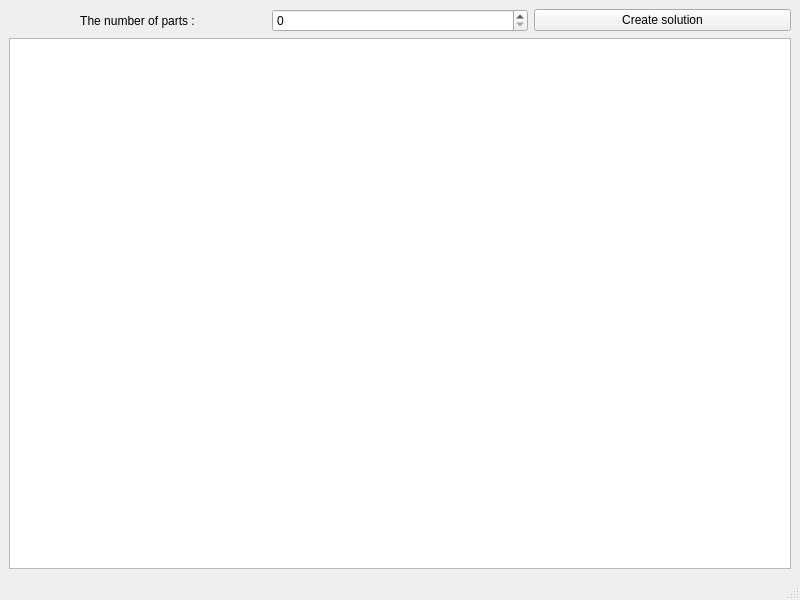
<?xml version="1.0" encoding="UTF-8"?>
<ui version="4.0">
 <class>MainWindow</class>
 <widget class="QMainWindow" name="MainWindow">
  <property name="geometry">
   <rect>
    <x>0</x>
    <y>0</y>
    <width>800</width>
    <height>600</height>
   </rect>
  </property>
  <property name="windowTitle">
   <string>MainWindow</string>
  </property>
  <widget class="QWidget" name="centralwidget">
   <layout class="QVBoxLayout" name="verticalLayout">
    <item>
     <layout class="QHBoxLayout" name="horizontalLayout">
      <item>
       <widget class="QLabel" name="label">
        <property name="text">
         <string>The number of parts :</string>
        </property>
        <property name="alignment">
         <set>Qt::AlignCenter</set>
        </property>
       </widget>
      </item>
      <item>
       <widget class="QSpinBox" name="spinBox"/>
      </item>
      <item>
       <widget class="QPushButton" name="pushButton">
        <property name="text">
         <string>Create solution</string>
        </property>
       </widget>
      </item>
     </layout>
    </item>
    <item>
     <widget class="QTextEdit" name="textEdit"/>
    </item>
   </layout>
  </widget>
  <widget class="QMenuBar" name="menubar">
   <property name="geometry">
    <rect>
     <x>0</x>
     <y>0</y>
     <width>800</width>
     <height>26</height>
    </rect>
   </property>
  </widget>
  <widget class="QStatusBar" name="statusbar"/>
 </widget>
 <resources/>
 <connections/>
</ui>
